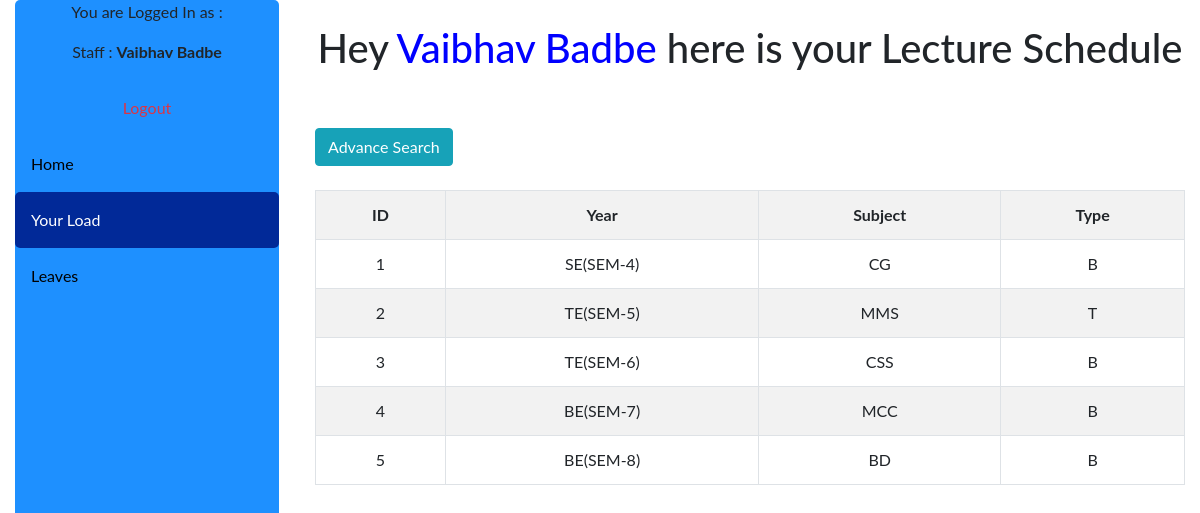
The app's page /staff/yourload.php (signed in) with its own data.
### tables this page shows
CREATE TABLE `assign_load` (
  `id` int(255) NOT NULL,
  `assigned_to` varchar(255) NOT NULL,
  `year` varchar(255) NOT NULL,
  `subject` varchar(255) NOT NULL,
  `type` varchar(255) NOT NULL,
  `assigned_date` timestamp NOT NULL DEFAULT current_timestamp() ON UPDATE current_timestamp()
);

CREATE TABLE `year` (
  `y_id` int(255) NOT NULL,
  `year-sem` varchar(255) NOT NULL
);

### staff/yourload.php (the view, shortened to what this page needs)
<!DOCTYPE html>
<html>
<head>
    <link rel="stylesheet" href="https://maxcdn.bootstrapcdn.com/bootstrap/4.1.3/css/bootstrap.min.css">
    <link rel="stylesheet" href="https://use.fontawesome.com/releases/v5.6.3/css/all.css">
</head>
<body>
  <div class="container-fluid">
      <div class="row">
      <div class="col-lg-3 col-sm-3" >
      <div class="sidebar">
         <div>
            <?php  if (isset($_SESSION['username'])) : ?>
             <p style="text-align: center">You are Logged In as :</p>
             <p style="text-align: center">Staff : <strong><?php echo $_SESSION['username']; ?></strong></p>
             <a href="../logout.php" class="text-center text-danger">Logout</a>
            <?php endif ?>
         </div>
          <a href="staffhome.php">Home</a>
          <a class="active" href="yourload.php">Your Load</a>
          <a href="applyleave.php">Leaves</a>
      </div>
          </div>
        <div class="col-lg-9 col-sm-9">
        <br><h1 class="text-center"> Hey <span style="color: blue"><?php echo $_SESSION['username']; ?></span> here is your Lecture Schedule</h1><br>
        <form method="POST">
          <div style="max-width: 350px">
            <br>
            <button type="button" class="btn btn-info" data-toggle="collapse" data-target="#search_area">Advance Search</button>
          </div><br>
        <form method="POST">
        <table id="loadetails" class="table table-striped table-hover table-bordered text-center">
         <tr class="a">
          <th> ID </th>
          <th> Year </th>
          <th> Subject </th>
          <th> Type </th>
         </tr>
        <?php
          $db = mysqli_connect("localhost", "root", "", "sllm");
            if(isset($_POST['search'])){
              $year = $_POST['year'];
              $search_subject = $_POST['search_subject'];
              if($search_subject == '' && $year != ''){
                $year = $_POST['year'];
                $sql = "SELECT * FROM assign_load INNER JOIN year ON assign_load.year = year.y_id AND assign_load.year = '$year' AND assign_load.assigned_to = '".$_SESSION['username']."'";
                $result = mysqli_query($db, $sql);
                $number = 1;
                while($res = mysqli_fetch_array($result)){
            ?>
              <tr class="a">
              <td><?php echo $number; ?></td>
              <td><?php echo $res['year-sem']; ?></td>
              <td><?php echo $res['subject']; ?></td>
              <td><?php echo $res['type']; ?></td>
              </tr>
            <?php
            $number++;
            }
          }if($search_subject !='' && $year != ''){
                $year = $_POST['year'];
                $search_subject = $_POST['search_subject'];
                $sql = "SELECT * FROM assign_load INNER JOIN year ON assign_load.year = year.y_id AND assign_load.year = '$year' AND assign_load.subject = '$search_subject' AND assign_load.assigned_to = '".$_SESSION['username']."'";
                $result = mysqli_query($db, $sql);
                $number = 1;
                while($res = mysqli_fetch_array($result)){
            ?>
              <tr class="a">
              <td><?php echo $number; ?></td>
              <td><?php echo $res['year-sem']; ?></td>
              <td><?php echo $res['subject']; ?></td>
              <td><?php echo $res['type']; ?></td>
              </tr>
            <?php
            $number++;
            }
          }
       }else{
               $sql = "SELECT * FROM assign_load INNER JOIN year ON assign_load.year = year.y_id AND assign_load.assigned_to = '".$_SESSION['username']."'";
              $result = mysqli_query($db, $sql);
              $number = 1;
              while($res = mysqli_fetch_array($result)){
        ?>
          <tr class="a">
            <td><?php echo $number; ?></td>
            <td><?php echo $res['year-sem']; ?></td>
            <td><?php echo $res['subject']; ?></td>
            <td><?php echo $res['type']; ?></td>
          </tr>
        <?php
          $number++;
           }
         }
        ?>
        </table>
        </form>
    </div>
    </div>
    </div>
</body>
</html>

### staff/yourload.php (style rules this page uses)
body { margin: 0; font-family: "Lato", sans-serif; }
.sidebar { margin: 0; padding: 0; width: 22%; background-color: dodgerblue; position: fixed; height: 100%; overflow: auto; border-radius: 5px; }
.sidebar a { display: block; color: black; padding: 16px; text-decoration: none; border-radius: 5px; }
.sidebar a.active { background-color: #012998; color: white; border-radius: 5px; }

### records on screen
assign_load: year.year-sem "SE(SEM-4)", subject "CG", type "B"
assign_load: year.year-sem "TE(SEM-5)", subject "MMS", type "T"
assign_load: year.year-sem "TE(SEM-6)", subject "CSS", type "B"
assign_load: year.year-sem "BE(SEM-7)", subject "MCC", type "B"
assign_load: year.year-sem "BE(SEM-8)", subject "BD", type "B"

### other values on screen
$_SESSION['username'] "Vaibhav Badbe"
